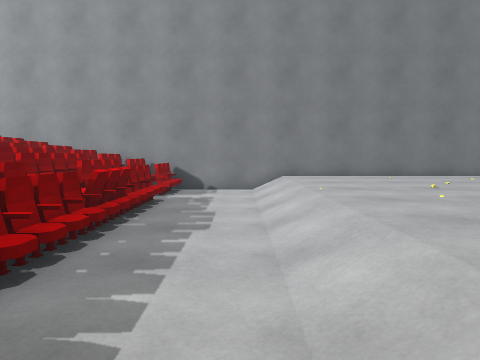
[1] (above)

15 first-person views from a walk through a scene from a Unity 3-D project. The camera is 1.3 m above the floor, tilts 4° down and sees 70° across. The floor is counted in squares, 0.9 m on a side. Each view is taken from the middle of a square. On the plan, view 1 faces up. The plan holds only what a view shows up to about 15 squares ahead; the rest is blank. The place goes on beyond the plan. The player is left out.

[2]
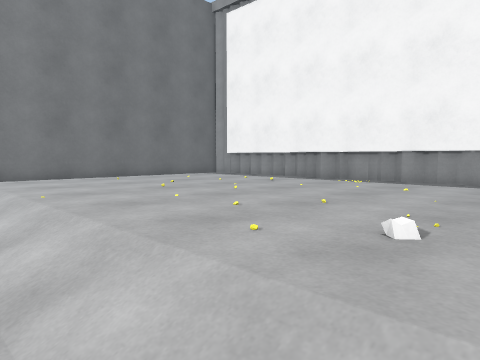

[3]
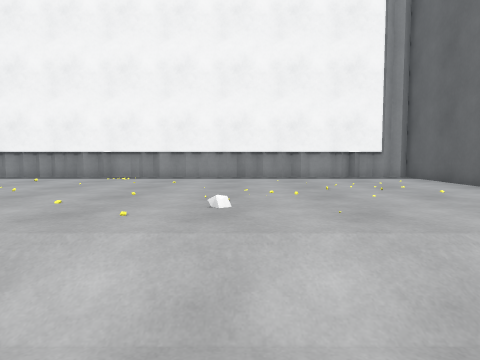

[4]
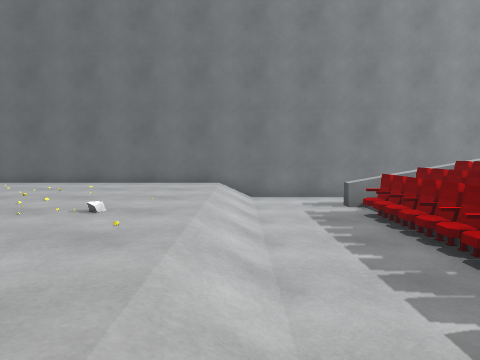

[5]
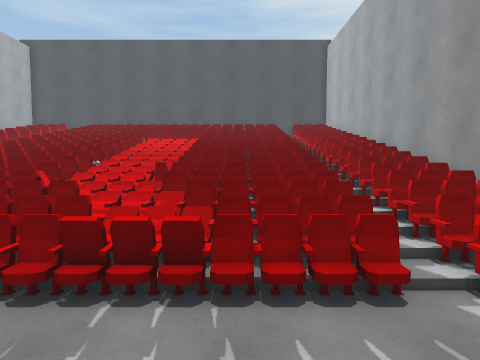

[6]
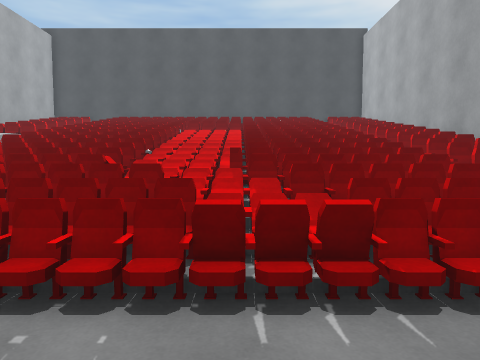

[7]
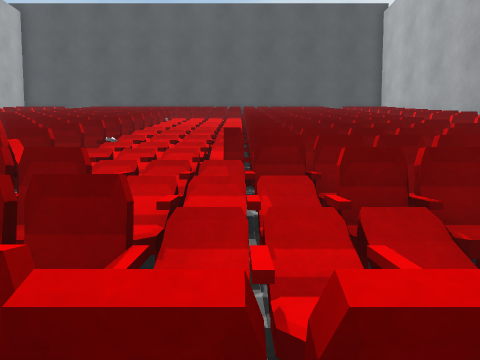

[8]
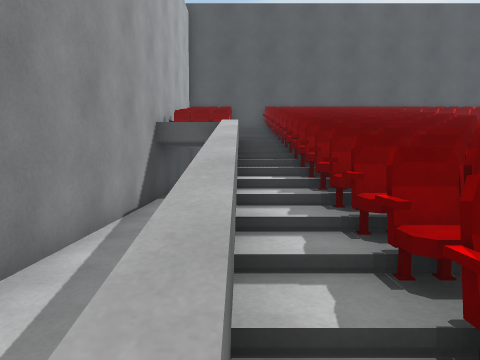

[9]
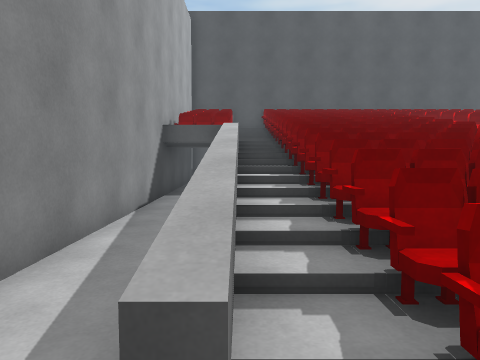

[10]
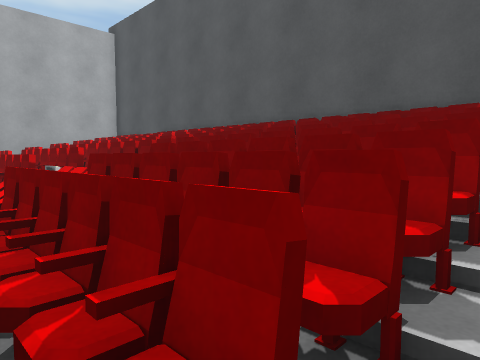

[11]
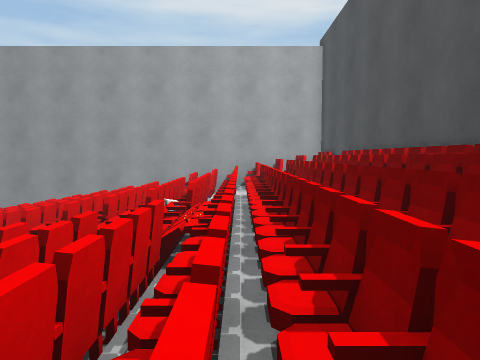

[12]
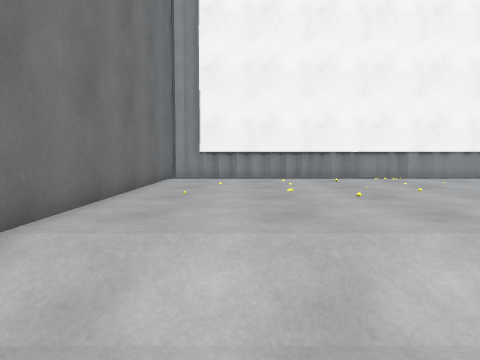

[13]
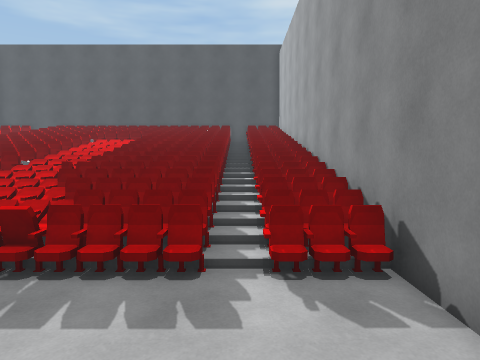

[14]
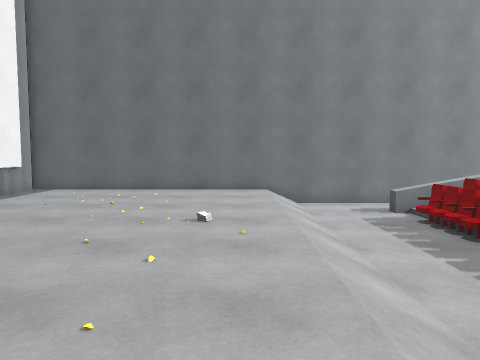

[15]
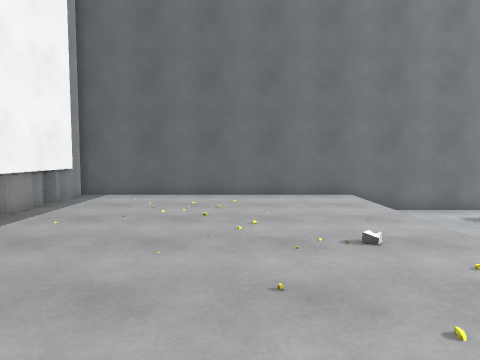

### Floor plan
Key: @ floor where view 1 was taken; # wall or solid block; . main floor; - floor 0.5 m lower than the main floor; : floor 0.75 m higher than the main floor; + floor 1 m higher than the main floor; * floor 1.25 m higher than the main floor; % floor 1.5 m higher than the main floor; & floor 1.75 m higher than the main floor; $ floor 2 m higher than the main floor; / step, stairs or slope; = window, fence, low wall or low ledge.
Columns run from 21 left of view 1 to 12 right of it. Each row starts with its distance up from view 1.
 15     ##############################
 14      === ==========---/..........#
 13      === ==========---/..........#
 12     /// / /////////---/..........#
 11 #===/===/==========---/..........#
 10 #===&===&==========---/..........#
  9 #=======$==========---/..........#
  8 #===&===$==========---/..........#
  7 #=======%======#===---/..........#
  6 #====$&&%**+::=====---/..........#
  5 #===&%=*&=*=+======---/..........#
  4 #=============##===---/..........#
  3 #===&===$======#===---/..........#
  2 #===&===$======= ==---/..........#
  1 #==================---/..........#
  0 #===&===&==========--@/..........#
 -1 #==================---/..........#
 -2 # =================---/..........#
 -3 #======#    ----------/..........#
 -4    =&== --------------/..........#
 -5    ###############################

Where each view was taken, in squares from view 1:
view 1: 0 up, 0 right, facing up
view 2: 1 up, 0 right, facing up-right
view 3: 2 up, 2 left, facing right
view 4: 9 up, 1 right, facing down
view 5: 9 up, 2 right, facing left
view 6: 7 up, 1 right, facing left
view 7: 7 up, 2 left, facing left
view 8: 2 down, 2 left, facing left
view 9: 2 down, 1 left, facing left
view 10: 12 up, 13 left, facing down-left
view 11: 12 up, 17 left, facing down
view 12: 12 up, 2 left, facing right
view 13: 12 up, 3 right, facing left
view 14: 10 up, 3 right, facing down
view 15: 8 up, 6 right, facing down
